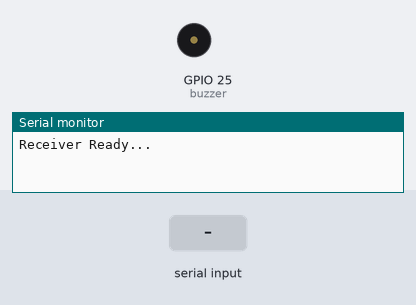
Simulated run of this sketch. Board: ESP32. On the bench: buzzer (waves = sounding, pin HIGH), the last lines printed to the serial monitor. The test bench sets the inputs (shaded band).

Above: at 1.2 s.
1.3 s: "1\n" received over the second serial link
At 2.1 s:
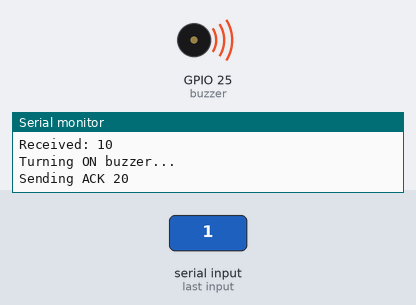
Timing chart, 0 to 4.3 s (numbered marks = the images above; inputs shaded):
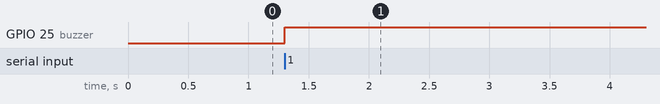

The sketch:

Receiver.ino
```cpp
#include <HardwareSerial.h>

// UART2 pins for LoRa communication
const byte RXD2 = 16;  // ESP32 RX2
const byte TXD2 = 17;  // ESP32 TX2

HardwareSerial mySerial(2);  // Use UART2 (Serial2)

// Pin for buzzer
const int buzzer = 25;

void setup() {
  Serial.begin(115200);
  mySerial.begin(9600, SERIAL_8N1, RXD2, TXD2);

  pinMode(buzzer, OUTPUT);
  digitalWrite(buzzer, LOW);

  Serial.println("Receiver Ready...");
}

void loop() {
  if (mySerial.available()) {
    byte received = mySerial.read();
    Serial.print("Received: ");
    Serial.println(received);

    // --- Case 1: Turn ON Buzzer ---
    if (received == 10) {
      Serial.println("Turning ON buzzer...");
      digitalWrite(buzzer, HIGH);
      delay(100); // short delay for reliable ACK timing
      Serial.println("Sending ACK 20");
      mySerial.write(20);
    }

    // --- Case 2: Turn OFF Buzzer ---
    else if (received == 30) {
      Serial.println("Turning OFF buzzer...");
      digitalWrite(buzzer, LOW);
      delay(100); // short delay for reliable ACK timing
      Serial.println("Sending ACK 40");
      mySerial.write(40);
    }
  }
}
```

Measured:
- after the input at 1.3 s, GPIO 25 (buzzer): LOW → HIGH at once
